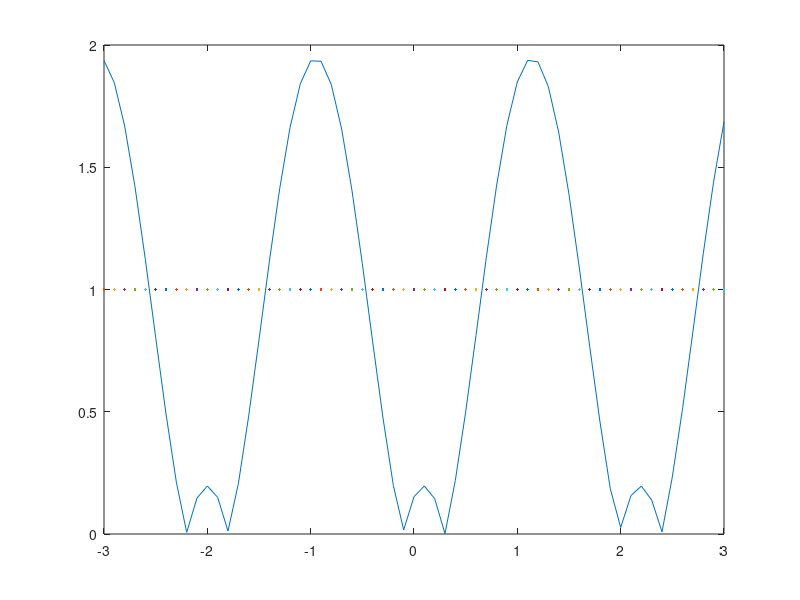

Recreate this plot in MATLAB.
%author: Gerd Eriksson
%Modified by Ivan Liljeqvist and Filip Matrinsson
%version: 2015-04-16


%Fix-point interation
%I SOLVED IT BY HAND ALSO! It should be presented by hand.

x=-1;
korr=1;

while(abs(korr)>5e-4)
    xOld=x;
    x=(7/8)*xOld+(5/14)*cos(3*x-5)
    korr=x-xOld;
end

%start from 0, increase with 1, go to 365
x=[-3:0.1:3];

%use the equation for plotting
y=abs(7/8-(15/14)*sin(3*x-5));

%plot the graph
plot(x,y);
hold on

plot(x,1,'.');

hold off

%{
    Den kan kovergera mot rotterna runt -2, 0 och 2.
    Eftersom fix-punkts iteration bara konvergerar mot roten d?r 
    absolutbelopppet av derivatan runt roten ar mindre an 1.

    F'(x) = 7/8-(15/14)*sin(3*x-5)

%}







